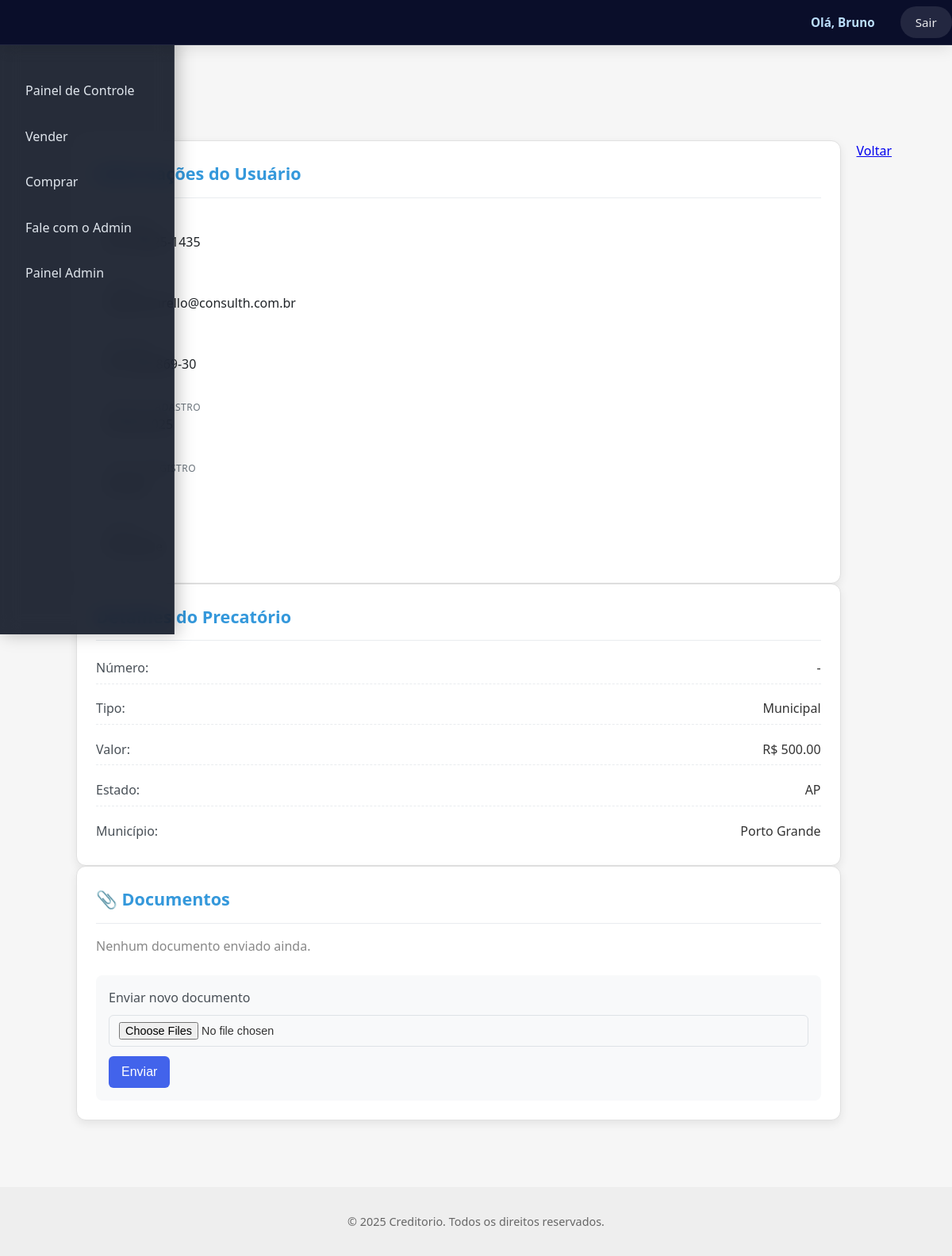
The app's page /precatorio/3 (signed in) with its own data.
### app/models.py (models this page shows, shortened)
class Usuario(UserMixin, db.Model):
    __tablename__ = 'usuario'
    id = db.Column(db.Integer, primary_key=True)
    nome = db.Column(db.String(100), nullable=False)
    email = db.Column(db.String(100), unique=True, nullable=False)
    cpf_cnpj = db.Column(db.String(20), unique=True, nullable=False)
    telefone = db.Column(db.String(20), nullable=False)
    senha_hash = db.Column(db.String(128), nullable=False)
    tipo = db.Column(db.String(20), default='usuario')
    ativo = db.Column(db.Boolean, default=True)
    saldo = db.Column(db.Float, default=0.0)
    data_cadastro = db.Column(db.DateTime, default=datetime.utcnow)
    precatorios_comprados = db.relationship(
        'Precatorio',
        foreign_keys='Precatorio.comprador_id',
        backref='comprador_user',
        lazy=True
    )

class Precatorio(db.Model):
    __tablename__ = 'precatorio'
    id = db.Column(db.Integer, primary_key=True)
    numero = db.Column(db.String(50))  # Número do precatório (opcional)
    tipo = db.Column(db.String(50), nullable=False)
    tipo_entrada = db.Column(db.String(20), nullable=False)  # 'compra' ou 'venda'
    nome = db.Column(db.String(100), nullable=False)
    cpf_cnpj = db.Column(db.String(20), nullable=False)
    telefone = db.Column(db.String(20), nullable=False)
    email = db.Column(db.String(120), nullable=False)
    valor = db.Column(db.Float, nullable=False)
    estado = db.Column(db.String(2))
    municipio = db.Column(db.String(100))
    status = db.Column(db.String(20), default='Pendente')  # ex: Pendente, Em análise, Fechado
    vendido = db.Column(db.Boolean, default=False)
    data_cadastro = db.Column(db.DateTime, default=datetime.utcnow)
    comprador_id = db.Column(db.Integer, db.ForeignKey('usuario.id'), nullable=True)
    usuario_id = db.Column(db.Integer, db.ForeignKey('usuario.id'), nullable=True)
    usuario = db.relationship('Usuario', foreign_keys=[usuario_id], backref='precatorios_criados')

### app/routes.py (the view)
@main_bp.route('/precatorio/<int:id>')
@login_required
def detalhar_precatorio(id):
    precatorio = Precatorio.query.get_or_404(id)
    documentos = Documento.query.filter_by(precatorio_id=id).all()
    return render_template('detalhar_precatorio.html', precatorio=precatorio, documentos=documentos)

### app/templates/detalhar_precatorio.html (shortened to what this page needs)
{% extends "base.html" %}
{% block content %}
<div class="dashboard-layout">
  {% include 'partials/sidebar.html' %}
  <section class="dashboard-content py-6 px-4 grid grid-cols-1 md:grid-cols-3 gap-6">
    <div class="bg-white shadow rounded-2xl p-5 border">
      <h4 class="font-semibold mb-4">Informações do Usuário</h4>
      <ul class="text-sm text-gray-700 space-y-3">
        <li class="flex items-center gap-3">
          <div>
            <div class="text-gray-500 text-xs">Telefone</div>
            <div>{{ precatorio.telefone }}</div>
          </div>
        </li>
        <li class="flex items-center gap-3">
          <div>
            <div class="text-gray-500 text-xs">E-mail</div>
            <div>{{ precatorio.email }}</div>
          </div>
        </li>
        <li class="flex items-center gap-3">
          <div>
            <div class="text-gray-500 text-xs">CPF/CNPJ</div>
            <div>{{ precatorio.cpf_cnpj }}</div>
          </div>
        </li>
        <li class="flex items-center gap-3">
          <div>
            <div class="text-gray-500 text-xs">Data de Cadastro</div>
            <div>{{ precatorio.data_cadastro.strftime('%d/%m/%Y') }}</div>
          </div>
        </li>
        <li class="flex items-center gap-3">
          <div>
            <div class="text-gray-500 text-xs">Tipo de Registro</div>
            <div>{{ precatorio.tipo_entrada|capitalize }}</div>
          </div>
        </li>
        <li class="flex items-center gap-3">
          <div>
            <div class="text-gray-500 text-xs">Status</div>
            <div>{{ precatorio.status }}</div>
          </div>
        </li>
      </ul>
    </div>
    <div class="bg-white shadow rounded-2xl p-4">
      <h4 class="font-semibold mb-3 text-primary">Detalhes do Precatório</h4>
      <ul class="text-sm text-gray-700">
        <li><strong>Número:</strong> {{ precatorio.numero or '-' }}</li>
        <li><strong>Tipo:</strong> {{ precatorio.tipo }}</li>
        <li><strong>Valor:</strong> R$ {{ '%.2f' | format(precatorio.valor) }}</li>
        <li><strong>Estado:</strong> {{ precatorio.estado or '-' }}</li>
        <li><strong>Município:</strong> {{ precatorio.municipio or '-' }}</li>
      </ul>
    </div>
    <div class="bg-white shadow rounded-2xl p-4">
      <h4 class="font-semibold mb-3 text-primary">📎 Documentos</h4>
      {% if precatorio.documentos %}
      <ul class="text-sm divide-y">
        {% for doc in precatorio.documentos %}
        <li class="py-2 flex justify-between items-center">
          <span>
            <i class="bi bi-file-earmark"></i> {{ doc.nome_arquivo }}<br>
            <small class="text-muted">por {{ doc.usuario.nome if doc.usuario else 'Anônimo' }}</small>
          </span>
          <a href="{{ url_for('main.download_documento', id=doc.id) }}" class="btn btn-sm btn-outline-primary">Baixar</a>
        </li>
        {% endfor %}
      </ul>
      {% else %}
      <p class="text-muted text-sm">Nenhum documento enviado ainda.</p>
      {% endif %}
      <form method="POST" action="{{ url_for('main.upload_documento', id=precatorio.id) }}" enctype="multipart/form-data" class="mt-4">
        <label class="block mb-2 text-sm font-medium">Enviar novo documento</label>
        <input type="file" name="documentos" accept=".pdf,.png,.jpg,.jpeg" multiple required class="form-control mb-2">
        <button type="submit" class="btn btn-primary">Enviar</button>
      </form>
    </div>
  </section>
  <div class="px-4 py-6">
    <a href="{{ request.referrer or url_for('main.dashboard') }}" class="bi bi-eye-circle">Voltar</a>
  </div>
</div>
{% endblock %}

### app/templates/base.html (shortened to what this page needs)
<!DOCTYPE html>
<html lang="pt-BR">
<head>
  <link rel="stylesheet" href="{{ url_for('static', filename='css/style.css') }}">
</head>
<body>
<header class="site-header">
  <div class="header-container">
    <nav class="topnav">
      <ul>
        {% if current_user.is_authenticated %}
          <li>Olá, {{ current_user.nome.split(' ')[0] }}</li>
          <li><a href="{{ url_for('auth.logout') }}" class="logout-btn">Sair</a></li>
        {% else %}
          <li><a href="{{ url_for('auth.login') }}">Login</a></li>
          <li><a href="{{ url_for('auth.cadastro') }}">Cadastrar</a></li>
        {% endif %}
      </ul>
    </nav>
  </div>
</header>
  <main class="container main-content">
    {% block content %}{% endblock %}
  </main>
  <footer class="site-footer">
    <div class="container">
      <p>© 2025 Creditorio. Todos os direitos reservados.</p>
    </div>
  </footer>
</body>
</html>

### records on screen
Usuario: nome "Bruno"
Precatorio: email "raphael.arello@consulth.com.br", numero "-", tipo "Municipal", valor "500.00", estado "AP", municipio "Porto Grande"
